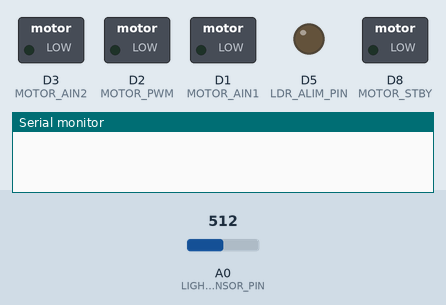
Simulated run of this sketch. Board: ESP8266 (NodeMCU). On the bench: switched loads named in the sketch (green lamp = pin HIGH), output pins drawn as LEDs (lit = HIGH), the last lines printed to the serial monitor. The test bench sets the inputs (shaded band); at power-on: A0 (LIGHT_SENSOR_PIN) = 512. At 5.9 s the program puts the board to deep sleep or switches it off; the recording ends there.

Above: at 0.0 s.
At 0.6 s:
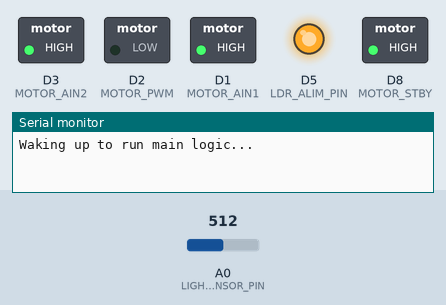
At 1.7 s:
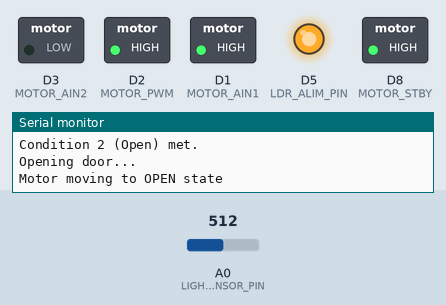
Timing chart, 0 to 5.9 s (numbered marks = the images above):
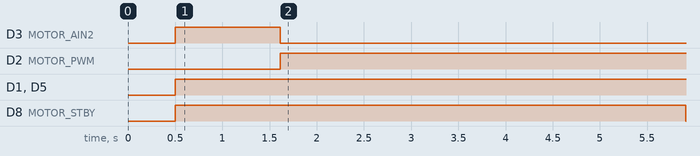

The sketch:

esp12eMotor.ino
```cpp
/*
  ESP8266 Low-Power Motor Control for ESP-12E Motor Shield

  This code is designed for a NodeMCU/ESP-12E board with a motor shield stacked on top.
  It uses Motor A terminals for the chicken door motor.

  ** IMPORTANT HARDWARE MODIFICATION **
  You MUST connect the D0 (GPIO16) pin to the RST pin for deep sleep to work.
*/
#include <Arduino.h>
#include <ESP8266WiFi.h>

// Uncomment the next line to enable Serial debugging
#define DEBUG

#ifdef DEBUG
  #define SERIAL_PRINT(x) Serial.print(x)
  #define SERIAL_PRINTLN(x) Serial.println(x)
  const int SLEEP_INTERVAL_MIN = 1; // Sleep for 1 minute in debug mode
#else
  #define SERIAL_PRINT(x)
  #define SERIAL_PRINTLN(x)
  const int SLEEP_INTERVAL_MIN = 15; // Sleep for 15 minutes in production
#endif

// Define motor control pins for the ESP-12E Motor Shield (Motor A)
const int MOTOR_PWM = D2;  // Speed control (PWM)
const int MOTOR_AIN1 = D1; // Direction control 1
const int MOTOR_AIN2 = D3; // Direction control 2
const int MOTOR_STBY = D8; // Standby pin

// Define the light sensor pin
const int LDR_ALIM_PIN = D5;
const int LIGHT_SENSOR_PIN = A0;

// Thresholds for opening/closing the door. Adjust these to your sensor.
const int LIGHT_THRESHOLD_CLOSE = 75;
const int LIGHT_THRESHOLD_OPEN = 100;

// How long to run the motor (in milliseconds). Adjust to your door.
const int MOTOR_RUN_TIME_CLOSE = 6500;
const int MOTOR_RUN_TIME_OPEN = 4300;

// Variable to store the door's state (0 = closed, 1 = open)
// This value is read from RTC memory at boot and saved before sleep.
int isDoorOpen = 0; // Default to closed

void setup() {
  #ifdef DEBUG
    Serial.begin(9600);
    delay(500); // Allow serial to initialize
  #endif


  SERIAL_PRINTLN("Waking up to run main logic...");

  // Set pin modes
  pinMode(LDR_ALIM_PIN, OUTPUT);
  pinMode(MOTOR_PWM, OUTPUT);
  pinMode(MOTOR_AIN1, OUTPUT);
  pinMode(MOTOR_AIN2, OUTPUT);
  pinMode(MOTOR_STBY, OUTPUT);

  // Ensure motor control pins are in a stopped state BEFORE enabling the driver
  digitalWrite(MOTOR_AIN1, HIGH);
  digitalWrite(MOTOR_AIN2, HIGH);
  analogWrite(MOTOR_PWM, 0);

  // Enable the motor driver from standby mode
  digitalWrite(MOTOR_STBY, HIGH);

  //power up the LDR sensor
  digitalWrite(LDR_ALIM_PIN, HIGH);
  // Read the door state from RTC memory
  uint32_t rtcData;
  if (ESP.rtcUserMemoryRead(0, &rtcData, sizeof(rtcData))) {
    isDoorOpen = (int)rtcData;
    // Validate the value read from RTC memory
    if (isDoorOpen != 0 && isDoorOpen != 1) {
      SERIAL_PRINTLN("Invalid RTC data detected. Resetting isDoorOpen to 0.");
      isDoorOpen = 0; // Default to closed if RTC data is invalid
    }
    SERIAL_PRINT("RTC Memory Read: isDoorOpen = ");
    SERIAL_PRINTLN(isDoorOpen);
  }

  // Ensure motor is stopped initially
  //stopMotor();

  // The main logic is now in setup(), as it runs once on each wake-up.
  runLogic();
}

void runLogic() {
  // Read the light sensor multiple times and average for a stable reading
  int totalLuminosity = 0;
  for (int i = 0; i < 4; i++) {
    totalLuminosity += analogRead(LIGHT_SENSOR_PIN);
    delay(250); // Short delay between readings
  }
  int luminosite = totalLuminosity / 4;

  SERIAL_PRINT("Luminosity: ");
  SERIAL_PRINTLN(luminosite);
  SERIAL_PRINT("Door is currently: ");
  SERIAL_PRINTLN(isDoorOpen == 1 ? "Open" : "Closed");

  SERIAL_PRINT("Evaluating conditions: luminosite = ");
  SERIAL_PRINT(luminosite);
  SERIAL_PRINT(", isDoorOpen = ");
  SERIAL_PRINTLN(isDoorOpen);

  // If it's dark and the door is open, close it.
  if (luminosite < LIGHT_THRESHOLD_CLOSE && isDoorOpen == 1) {
    SERIAL_PRINTLN("Condition 1 (Close) met.");
    SERIAL_PRINTLN("Closing door...");
    closeDoor();
    isDoorOpen = 0; // Update state
  }
  // If it's light and the door is closed, open it.
  else if (luminosite > LIGHT_THRESHOLD_OPEN && isDoorOpen == 0) {
    SERIAL_PRINTLN("Condition 2 (Open) met.");
    SERIAL_PRINTLN("Opening door...");
    openDoor();
    isDoorOpen = 1; // Update state
  } else {
      // This is a truly normal state (e.g., dark and door is closed, or light and door is open).
      SERIAL_PRINTLN("No change needed.");
  }

  // Go to sleep to save power
  goToSleep();
}

void openDoor() {
  SERIAL_PRINTLN("Motor moving to OPEN state");
  // Set direction for opening (e.g., AIN1=HIGH, AIN2=LOW)
  digitalWrite(MOTOR_AIN1, HIGH);
  digitalWrite(MOTOR_AIN2, LOW);
  // Set motor to full speed (ESP8266 PWM range is 0-1023)
  analogWrite(MOTOR_PWM, 1023);
  delay(MOTOR_RUN_TIME_OPEN); // Run motor for specified time
  //stopMotor();
}

void closeDoor() {
  SERIAL_PRINTLN("Motor moving to CLOSE state");
  // Set direction for closing (e.g., AIN1=LOW, AIN2=HIGH)
  digitalWrite(MOTOR_AIN1, LOW);
  digitalWrite(MOTOR_AIN2, HIGH);
  // Set motor to full speed (ESP8266 PWM range is 0-1023)
  analogWrite(MOTOR_PWM, 1023);
  delay(MOTOR_RUN_TIME_CLOSE); // Run motor for specified time
  //stopMotor();
}

void stopMotor() {
  SERIAL_PRINTLN("Stopping motor (brake).");
  // Set both direction pins HIGH for brake mode on the TB6612FNG
  digitalWrite(MOTOR_AIN1, HIGH);
  digitalWrite(MOTOR_AIN2, HIGH);
  // Set speed to 0
  analogWrite(MOTOR_PWM, 0);
}

void goToSleep() {
  // IMPORTANT: Put motor driver in standby to save power before sleeping
  digitalWrite(MOTOR_STBY, LOW);

  // Save the current door state to RTC memory before sleeping
  uint32_t rtcData = isDoorOpen;
  ESP.rtcUserMemoryWrite(0, &rtcData, sizeof(rtcData));

  SERIAL_PRINT("Going to sleep for ");
  SERIAL_PRINT(SLEEP_INTERVAL_MIN);
  SERIAL_PRINTLN(" minutes...");

  // Turn off the Wi-Fi radio before sleeping to save power
  WiFi.forceSleepBegin();
  // ESP.deepSleep takes microseconds, so convert minutes to microseconds
  // WAKE_RF_DISABLED keeps the radio off when waking up
  ESP.deepSleep(SLEEP_INTERVAL_MIN * 60 * 1000000, WAKE_RF_DISABLED);
}

// The loop() function is not used because the ESP8266 will deep sleep
// and reset, running setup() again on each wake-up.
void loop() {
  // Intentionally empty
}
```

Measured:
- by itself, D3 (MOTOR_AIN2): LOW → HIGH at 0.50 s, → LOW 1.1 s later
- by itself, D2 (MOTOR_PWM): LOW → HIGH at 1.6 s
- by itself, D1 (MOTOR_AIN1), D5 (LDR_ALIM_PIN): LOW → HIGH at 0.50 s
- by itself, D8 (MOTOR_STBY): LOW → HIGH at 0.50 s, → LOW 5.4 s later
